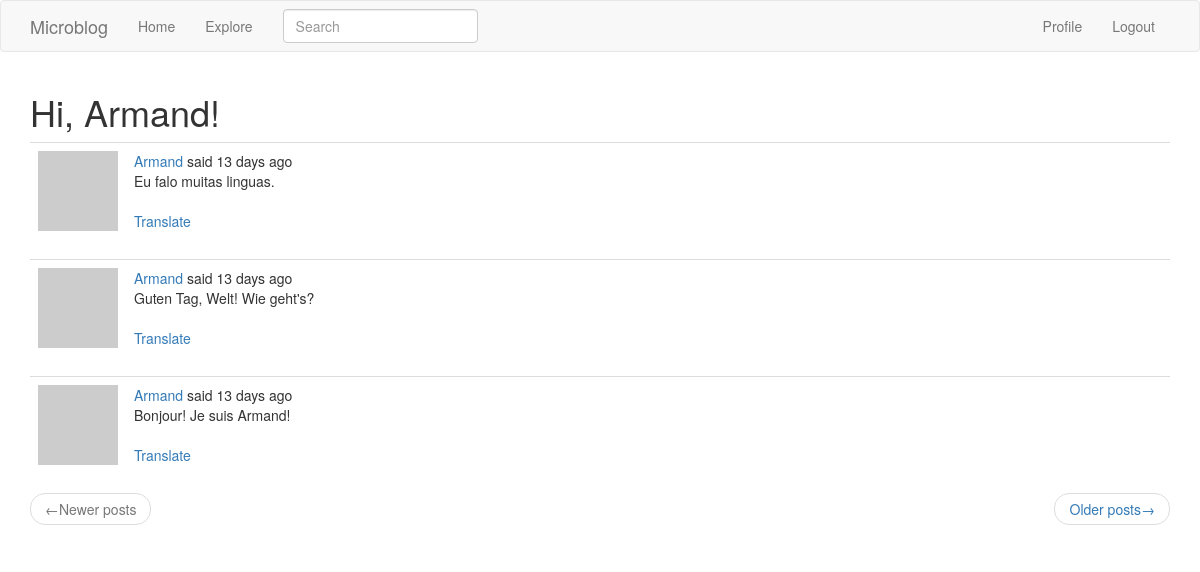
Page /explore (signed in) on the earlier database version.
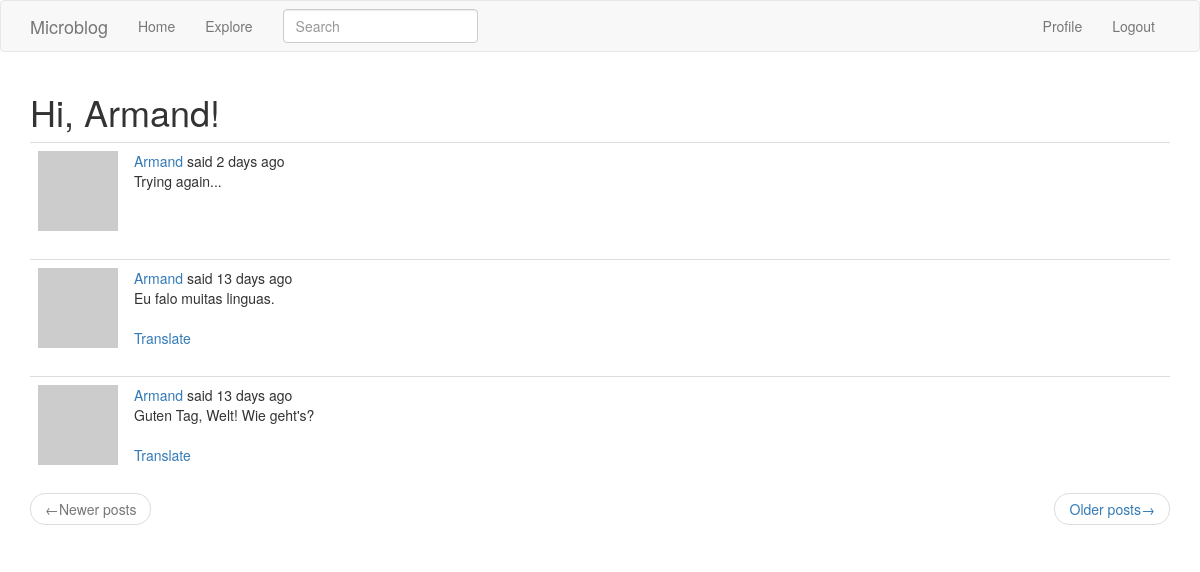
Same page on the later database version.
### app/models.py (models this page shows, shortened)
class SearchableMixin(object):
    @classmethod
    def before_commit(cls, session):
        session._changes = {
            'add': list(session.new),
            'update': list(session.dirty),
            'delete': list(session.deleted)
        }
    @classmethod
    def after_commit(cls, session):
        for obj in session._changes['add']:
            if isinstance(obj, SearchableMixin):
                add_to_index(obj.__tablename__, obj)
        for obj in session._changes['update']:
            if isinstance(obj, SearchableMixin):
                add_to_index(obj.__tablename__, obj)
        for obj in session._changes['delete']:
            if isinstance(obj, SearchableMixin):
                remove_from_index(obj.__tablename__, obj)
        session._changes = None

class Post(SearchableMixin, db.Model):
    __searchable__=['body']
    id = db.Column(db.Integer, primary_key=True)
    body = db.Column(db.String(140))
    timestamp = db.Column(db.DateTime, index=True, default=datetime.utcnow)
    user_id = db.Column(db.Integer, db.ForeignKey('user.id'))
    language = db.Column(db.String(5))

### app/main/routes.py (the view)
@bp.route('/explore')
@login_required
def explore():
    page = request.args.get('page', 1, type=int)
    posts = Post.query.order_by(Post.timestamp.desc()).paginate(
        page, current_app.config['POSTS_PER_PAGE'], False)
    next_url = url_for('main.explore', page=posts.next_num) \
        if posts.has_next else None
    prev_url = url_for('main.explore', page=posts.prev_num) \
        if posts.has_prev else None
    return render_template("index.html", title=_('Explore'), posts=posts.items,
                            next_url=next_url, prev_url=prev_url)

### app/main/forms.py
class SearchForm(FlaskForm):
    q = StringField(_l('Search'), validators=[DataRequired()])
    def __init__(self, *args, **kwargs):
        if 'formdata' not in kwargs:
            kwargs['formdata'] = request.args
        if 'csrf_enabled' not in kwargs:
            kwargs['csrf_enabled'] = False
        super(SearchForm, self).__init__(*args, **kwargs)

### app/main/routes.py (called while the page is built)
@bp.before_app_request
def before_request():
    if current_user.is_authenticated:
        current_user.last_seen = datetime.utcnow()
        db.session.commit()
        g.search_form = SearchForm()
    g.locale = str(get_locale())

### app/models.py (called while the page is built)
@login.user_loader
def load_user(id):
    return User.query.get(int(id))

    def avatar(self, size):
        digest = md5(self.email.lower().encode('utf-8')).hexdigest()
        return 'https://www.gravatar.com/avatar/{}?d=identicon&s={}'.format(digest, size)

### app/templates/index.html (shortened to what this page needs)
{% extends "base.html" %}
{% import 'bootstrap/wtf.html' as wtf %}
{% block app_content %}
    <h1>{{ _('Hi, %(username)s!', username=current_user.username.capitalize()) }}</h1>
    {% for post in posts %}
        {% include '_post.html' %}
    {% endfor %}
    <nav aria-label="...">
        <ul class="pager">
            <li class="previous{% if not prev_url %} disabled{% endif %}">
                <a href="{{ prev_url or '#' }}">
                    <span aria-hidden="true">&larr;</span>{{ _('Newer posts') }}</a>
            </li>
            <li class="next{% if not next_url %} disabled{% endif %}">
                <a href="{{ next_url or '#' }}">{{ _('Older posts') }}<span aria-hidden="true">&rarr;</span>
                </a>
            </li>
        </ul>
    </nav>
{% endblock %}

### app/templates/_post.html (shortened to what this page needs)
<table class="table table-hover">
    <tr>
        <td width="70px">
            <a href="{{ url_for('main.user', username=post.author.username) }}">
                <img src="{{ post.author.avatar(70) }}" />
            </a>
        </td>
        <td>
            {{ _('%(username)s said %(when)s', username=user_link, when=moment(post.timestamp).fromNow()) }}
            <br>
            <span id="post{{ post.id }}">{{ post.body }}</span>
            {% if post.language and post.language != g.locale %}
            <br><br>
            <span id="translation{{ post.id }}">
                <a href="javascript:translate(
                        '#post{{ post.id }}',
                        '#translation{{ post.id }}',
                        '{{ post.language }}',
                        '{{ g.locale }}');">{{ _('Translate') }}</a>
            </span>
            {% endif %}
        </td>
    </tr>
</table>

Differences in the rows shown:
no longer on this page (row unchanged): Post: body "Bonjour! Je suis Armand!"
added Post: body "Trying again..."
